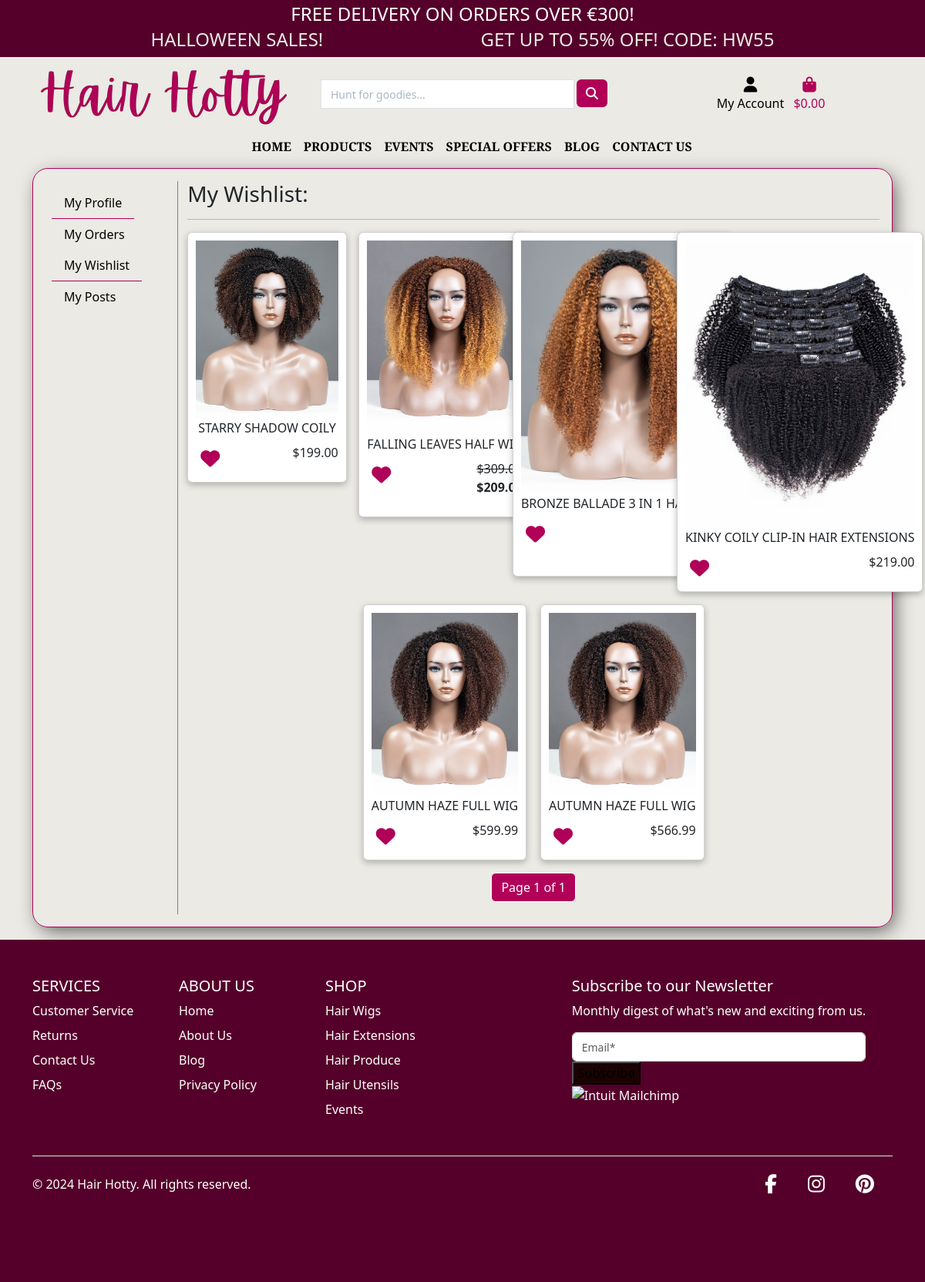
Screenshot of /profile/profile/1/wishlist/ (signed in) with the database file from the repository.
### profiles/models.py (models this page shows, shortened)
class Wishlist(models.Model):
    user = models.ForeignKey(UserProfile, on_delete=models.CASCADE)
    product = models.ForeignKey(Product, on_delete=models.CASCADE)
    created = models.DateTimeField(auto_now_add=True)

### products/models.py (models this page shows, shortened)
class Product(models.Model):
    primary_category = models.ForeignKey(
        PrimaryCategory,
        null=True,
        blank=True,
        on_delete=models.SET_NULL,
        related_name='products'
    )
    special_categories = models.ManyToManyField(
        SpecialCategory,
        blank=True,
        related_name='products'
    )
    id = models.UUIDField(default=uuid.uuid4, unique=True, primary_key=True, editable=False)
    name = models.CharField(max_length=254)
    description = models.TextField()
    has_sizes = models.BooleanField(default=False,null=True, blank=True)
    stock_amount = models.IntegerField(
        default=1, validators=[MinValueValidator(0), MaxValueValidator(1000)])
    in_stock = models.BooleanField(default=True)
    price = models.DecimalField(max_digits=8, decimal_places=2)
    discount = models.IntegerField(null=True, blank=True)
    on_sale = models.BooleanField(default=False)
    sale_price = models.DecimalField(
        max_digits=6, decimal_places=2, null=True, blank=True)
    rating = models.DecimalField(max_digits=6, decimal_places=1, null=True, blank=True)
    image_url = models.URLField(max_length=1024, null=True, blank=True)
    image = models.ImageField(null=True, blank=True)

### profiles/views.py (the view)
# urls.py: path('profile/<int:profile_id>/wishlist/', views.my_wishlist, name='my_wishlist'),
@login_required
def my_wishlist(request, profile_id):
    profile = get_object_or_404(UserProfile, pk=profile_id)
    wishlist = Wishlist.objects.filter(user=profile).order_by('-created')
    wishlist = products_pagination(request, wishlist, 6)
    context = {
        'wishlist': wishlist,
        'profile_id': profile.id,
    }
    return render(request, 'profiles/wishlist.html', context)

### products/utils.py (called while the page is built)
def products_pagination(request, products, results):
    paginator = Paginator(products, results)
    page_number = request.GET.get('page')
    try:
        return paginator.page(page_number)
    except PageNotAnInteger:
        return paginator.page(1)
    except EmptyPage:
        return paginator.page(paginator.num_pages)
    return products

### profiles/templates/profiles/wishlist.html (shortened to what this page needs)
{% extends 'base.html' %}
{% load static %}
{% load widget_tweaks %}
{% block content %}
<section class="profile mb-3">
    <div class="container">
        <div class="row">
            <div class="col-12">
                <div class="custom-border p-3">
                    <div class="row">
                        {% include 'profiles/components/sidebar.html' %}
                        <div class="col-12 col-lg-10 mt-4 mt-lg-0">
                            <h4 class="text-start fs-3 fw-4">My Wishlist:</h4>
                            <hr>
                            <div class="row mt-3 d-flex justify-content-center">
                                {% if wishlist %}
                                {% for item in wishlist %}
                                <div class="col-sm-6 col-md-4 col-lg-4 col-xl-3 mb-3 d-flex flex-column align-items-center h-100">
                                    <div class="product-grid card shadow product-card" style="padding: 10px;">
                                        <div class="product-image">
                                            {% if item.product.image %}
                                            <a href="{% url 'product_detail' item.product.id %}" class="image">
                                                <img src="{{ item.product.image.url }}" alt="{{ item.product.name }}" class="img-fluid img-top">
                                            </a>
                                            {% else %}
                                            <a href="">
                                                <img class="img-fluid img-top" src="{{ MEDIA_URL }}noimage.png" alt="{{ item.product.name }}">
                                            </a>
                                            {% endif %}
                                        </div>
                                        <div class="product-content text-center">
                                            <p class="logo-font text-truncate mb-1">
                                                {{ item.product.name }}
                                            </p>
                                            <div class="d-flex justify-content-between mt-2">
                                                <form class="product-links" method="POST" action="{% url 'wishlist_add' item.product.id %}">
                                                    <button type="submit" class="wishlist" value="submit" aria-label="remove from wishlist">
                                                        <i class="fa-solid fa-heart"></i>
                                                    </button>
                                                </form>
                                                {% if item.product.sale_price %}
                                                <div class="original-price"><s>${{ item.product.price }}</s>
                                                    <p> <strong>${{ item.product.sale_price }}</strong></p>
                                                </div>
                                                {% else %}
                                                <div class="regular-price">
                                                    <p>${{ item.product.price }}</p>
                                                </div>
                                                {% endif %}
                                            </div>
                                        </div>
                                    </div>
                                </div>
                                {% endfor %}
                                {% else %}
                                <div class="d-grid gap-2">
                                    <p class="text-center">No items in wishlist</p>
                                    <a href="{% url 'products' %}" class="btn btn-cordovan d-block mx-auto">Browse Shop</a>
                                </div>
                                {% endif %}
                                <div class="row">
                                    <div class="col-md-12  d-flex justify-content-center">
                                        <ul class="pagination">
                                            <li class="page-item active">
                                                <span class="page-link">Page {{ wishlist.number }} of {{ wishlist.paginator.num_pages }}</span>
                                            </li>
                                        </ul>
                                    </div>
                                </div>
                            </div>
                        </div>
                    </div>
                </div>
            </div>
        </div>
    </div>
</section>
{% endblock content %}

### static/css/style.css (style rules this page uses)
:root { --cordovan: #B00058; --licorice: #55002A; --hot-pink: #FF69B4; --pink:#FF439D; --old-lace: #FDF4E7; --white: #ffff; --dark: #140C00; --background: #ebeae5; --gray: #1a0303; --dark-gray:#6f6a6a; }
body { min-height: 100vh; display: flex; flex-direction: column; background-color: var(--background); }
.shadow { box-shadow: 0 0.2rem 0.5rem rgba(0,0,0,.25)!important; }
.logo-font { text-transform: uppercase; }
.custom-border { border: var(--cordovan) 1px solid; border-radius: 20px; box-shadow: 5px 7px 26px -4px rgba(0, 0, 0, 0.66); -webkit-box-shadow: 5px 7px 26px -4px rgba(0, 0, 0, 0.66); -moz-box-shadow: 5px 7px 26px -4px rgba(0, 0, 0, 0.66); }
.page-link { color: var(--dark-gray); }
.page-item.active .page-link { color: var(--white); background-color: var(--cordovan); border-color: var(--white); }
button.wishlist { color: var(--cordovan); font-size: 25px; border: none; background-color: transparent; }

### rows the page displays
Wishlist: product.image (picture), product.name "STARRY SHADOW COILY", product.price "199.00"
Wishlist: product.image (picture), product.name "FALLING LEAVES HALF WIG", product.price "309.00", product.sale_price "209.00"
Wishlist: product.image (picture), product.name "BRONZE BALLADE 3 IN 1 HALF WIG"
Wishlist: product.image (picture), product.name "KINKY COILY CLIP-IN HAIR EXTENSIONS", product.price "219.00"
Wishlist: product.image (picture), product.name "AUTUMN HAZE FULL WIG", product.price "599.99"
Wishlist: product.image (picture), product.name "AUTUMN HAZE FULL WIG", product.price "566.99"

### other values shown
{{ free_delivery_threshold }} "300"
{{ wishlist.number }} "1"
{{ wishlist.paginator.num_pages }} "1"
